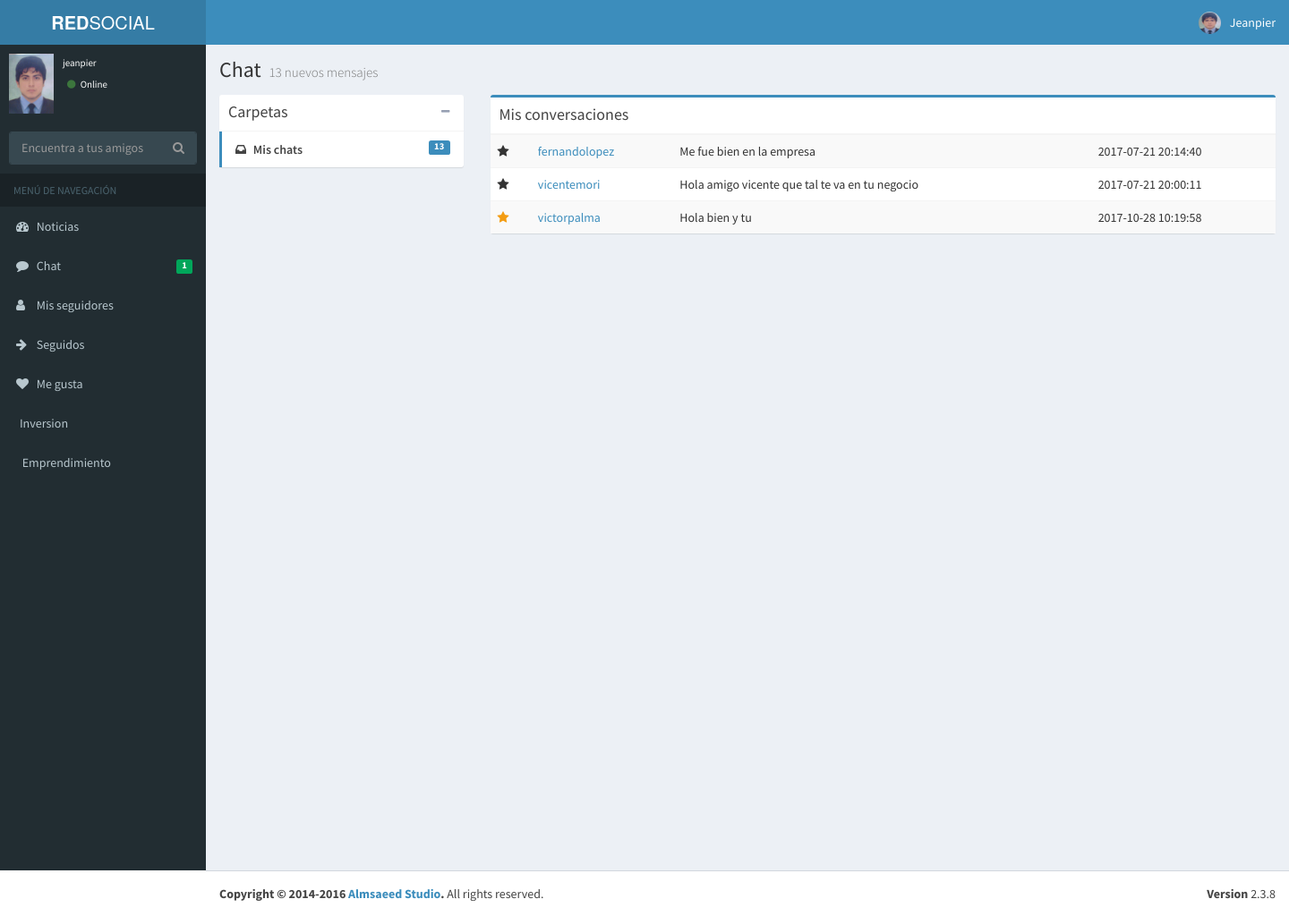
The app's page /chats.php (signed in) with its own data.
### tables this page shows
CREATE TABLE `c_chats` (
  `id_cch` int(11) NOT NULL,
  `de` int(11) NOT NULL,
  `para` int(11) NOT NULL
);

CREATE TABLE `usuarios` (
  `id_use` int(11) NOT NULL,
  `nombre` varchar(100) NOT NULL,
  `usuario` varchar(100) NOT NULL,
  `contrasena` varchar(100) NOT NULL,
  `nacimiento` date NOT NULL,
  `avatar` varchar(200) NOT NULL,
  `email` varchar(100) NOT NULL,
  `sexo` varchar(100) NOT NULL,
  `fecha_reg` datetime NOT NULL,
  `verificado` int(11) NOT NULL DEFAULT '0',
  `privada` int(11) NOT NULL
);

CREATE TABLE `chats` (
  `id_cha` int(11) NOT NULL,
  `id_cch` int(11) NOT NULL,
  `de` int(11) NOT NULL,
  `para` int(11) NOT NULL,
  `mensaje` varchar(500) NOT NULL,
  `fecha` datetime NOT NULL,
  `leido` int(11) NOT NULL
);

### chats.php (the view, shortened to what this page needs)
<?php
include 'lib/config.php';
include 'lib/socialnetwork-lib.php';
?>
<!DOCTYPE html>
<html>
<head>
  <link rel="stylesheet" href="bootstrap/css/bootstrap.min.css">
  <link rel="stylesheet" href="https://cdnjs.cloudflare.com/ajax/libs/font-awesome/4.5.0/css/font-awesome.min.css">
  <link rel="stylesheet" href="https://cdnjs.cloudflare.com/ajax/libs/ionicons/2.0.1/css/ionicons.min.css">
  <link rel="stylesheet" href="plugins/fullcalendar/fullcalendar.min.css">
  <link rel="stylesheet" href="plugins/fullcalendar/fullcalendar.print.css" media="print">
  <link rel="stylesheet" href="dist/css/AdminLTE.min.css">
  <link rel="stylesheet" href="dist/css/skins/_all-skins.min.css">
  <link rel="stylesheet" href="plugins/iCheck/flat/blue.css">
</head>
<body class="hold-transition skin-blue sidebar-mini">
<div class="wrapper">
<?php echo Headerb (); ?>
<?php echo Side (); ?>
  <div class="content-wrapper">
    <section class="content-header">
      <h1>
        Chat
        <small>13 nuevos mensajes</small>
      </h1>
    </section>
    <section class="content">
      <div class="row">
        <div class="col-md-3">
          <div class="box box-solid">
            <div class="box-header with-border">
              <h3 class="box-title">Carpetas</h3>
              <div class="box-tools">
                <button type="button" class="btn btn-box-tool" data-widget="collapse"><i class="fa fa-minus"></i>
                </button>
              </div>
            </div>
            <div class="box-body no-padding">
              <ul class="nav nav-pills nav-stacked">
                <li class="active"><a href="#"><i class="fa fa-inbox"></i> Mis chats
                  <span class="label label-primary pull-right">13</span></a></li>
              </ul>
            </div>
          </div>
        </div>
        <div class="col-md-9">
          <div class="box box-primary">
            <div class="box-header with-border">
              <h3 class="box-title">Mis conversaciones</h3>
            </div>
            <div class="box-body no-padding">
              <div class="table-responsive mailbox-messages">
                <table class="table table-hover table-striped">
                  <tbody>
                  <?php
                  $chats = mysqli_query($connect,"SELECT * FROM c_chats WHERE de = '".$_SESSION['id']."' OR para = '".$_SESSION['id']."' order by id_cch desc");
                  while($ch = mysqli_fetch_array($chats)) {
                    if($ch['de'] == $_SESSION['id']) {$var = $ch['para'];} elseif ($ch['para'] == $_SESSION['id']) {$var = $ch['de'];}
                    $usere = mysqli_query($connect,"SELECT * FROM usuarios WHERE id_use = '$var'");
                    $us = mysqli_fetch_array($usere);
                    $chat = mysqli_query($connect,"SELECT * FROM chats WHERE id_cch = '".$ch['id_cch']."' ORDER BY id_cha desc limit 1");
                    $cha = mysqli_fetch_array($chat);
                  ?>
                  <tr>
                    <td class="mailbox-star">
                    <?php if($cha['leido'] == 0) { ?>
                      <i class="fa fa-star text-yellow"></i>
                    <?php } else {?>
                      <i class="fa fa-star text-white"></i>
                    <?php } ?>
                    </td>
                    <td class="mailbox-name"><a href="chat.php?usuario=<?php echo $var; ?>&leido=1"><?php echo $us['usuario']; ?></a></td>
                    <td class="mailbox-subject"><?php echo $cha['mensaje']; ?>
                    </td>
                    <td class="mailbox-attachment"></td>
                    <td class="mailbox-date"><?php echo $cha['fecha']; ?></td>
                  </tr>
                  <?php } ?>
                  </tbody>
                </table>
              </div>
            </div>
            </div>
          </div>
        </div>
      </div>
  </div>
  <footer class="main-footer">
    <div class="pull-right hidden-xs">
      <b>Version</b> 2.3.8
    </div>
    <strong>Copyright &copy; 2014-2016 <a href="http://almsaeedstudio.com">Almsaeed Studio</a>.</strong> All rights
    reserved.
  </footer>
</body>
</html>

### records on screen
c_chats: usuarios.usuario "fernandolopez", chats.mensaje "Me fue bien en la empresa", chats.fecha "2017-07-21 20:14:40"
c_chats: usuarios.usuario "vicentemori", chats.mensaje "Hola amigo vicente que tal te va en tu negocio", chats.fecha "2017-07-21 20:00:11"
c_chats: usuarios.usuario "victorpalma", chats.mensaje "Hola bien y tu", chats.fecha "2017-10-28 10:19:58"

### other values on screen
$_SESSION['usuario'] "Jeanpier"
$_SESSION['usuario'] "jeanpier"
